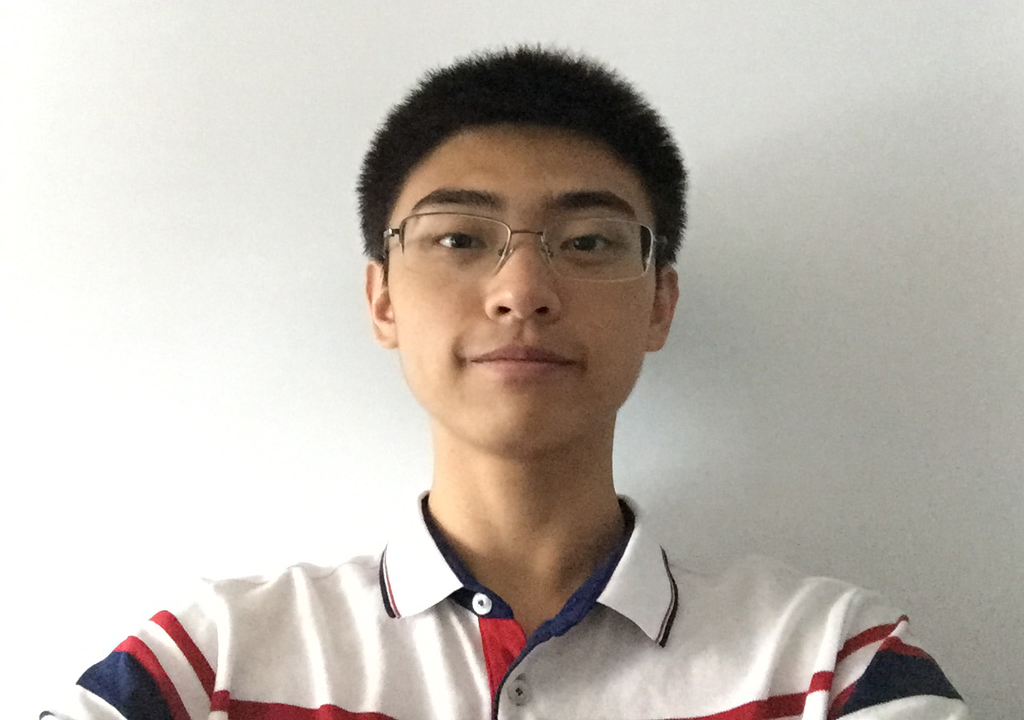
%> input picture CLab-1/Images-for-CLAB1/face_01_u6617017.jpg, 1024 x 720 px
$ octave task1.m   (GNU Octave 9; MATLAB toolbox functions it lacks are replaced by stand-ins)
%> lines starting %> are read from the running program, lines starting %| are printed output that depends on the picture
img1 = imread('Images-for-CLAB1/face_01_u6617017.jpg');
%> img1 is the input picture: size 720x1024x3 uint8; mean R, G, B 191.4, 184.1, 176
img1 = imresize(img1, [512, 768]);
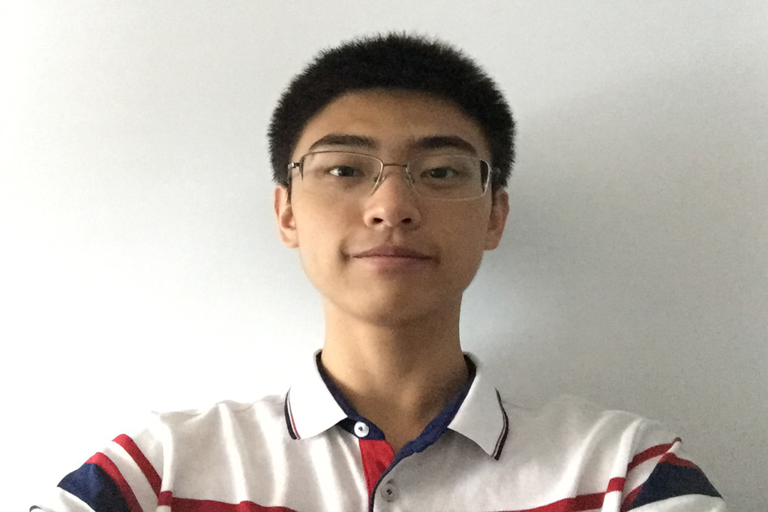
%> img1: size 512x768x3 uint8; mean R, G, B 191.4, 184.1, 176
figure;
imshow(img1);

r = img1(:,:,1);
g = img1(:,:,2);
b = img1(:,:,3);
Rcolor = cat(3,r,zeros(size(g)),zeros(size(b)));
Gcolor = cat(3,zeros(size(r)),g,zeros(size(b)));
Bcolor = cat(3,zeros(size(r)),zeros(size(g)),b);
Rcolor = rgb2gray(Rcolor);
%> Rcolor: size 512x768 uint8
Gcolor = rgb2gray(Gcolor);
%> Gcolor: size 512x768 uint8
Bcolor = rgb2gray(Bcolor);
%> Bcolor: size 512x768 uint8
figure;
subplot(3,1,1);
imshow(Rcolor);
subplot(3,1,2);
imshow(Gcolor);
subplot(3,1,3);
imshow(Bcolor);

figure;
subplot(3,1,1);
imhist(Rcolor);
subplot(3,1,2);
imhist(Gcolor);
subplot(3,1,3);
imhist(Bcolor);
%> figure, not shown here; panel 1: highest point at x = 76, y = 68707; panel 2: highest point at x = 150, y = 56818; panel 3: highest point at x = 29, y = 63575


img1_histeq = histeq(img1);

figure;
imshow(img1_histeq);

r = img1_histeq(:,:,1);
g = img1_histeq(:,:,2);
b = img1_histeq(:,:,3);
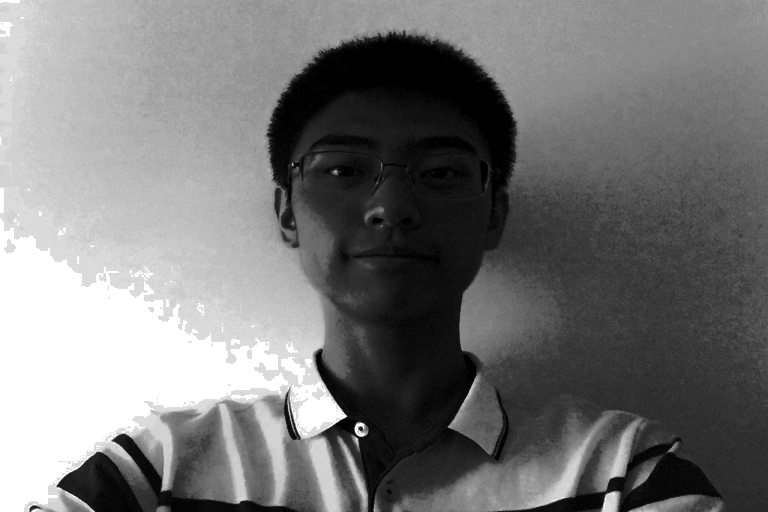
%> b: size 512x768 uint8; min 0, max 255, mean 118.5
Rcolor = cat(3,r,zeros(size(g)),zeros(size(b)));
%> Rcolor: size 512x768x3 uint8
Gcolor = cat(3,zeros(size(r)),g,zeros(size(b)));
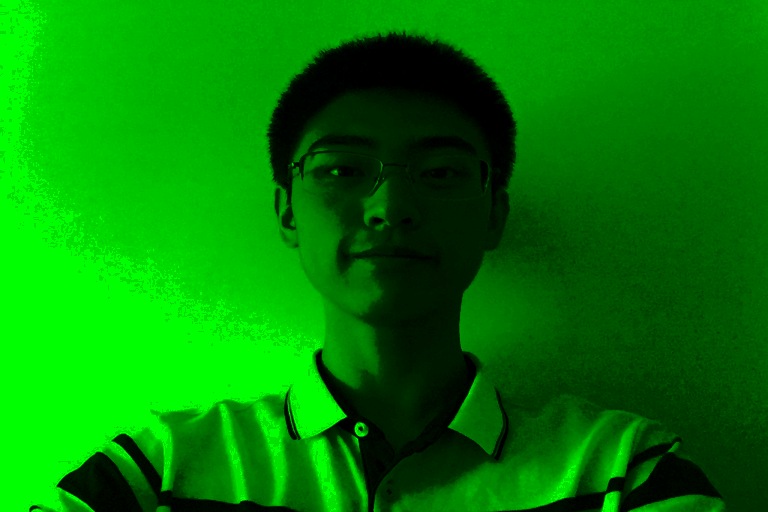
%> Gcolor: size 512x768x3 uint8; mean R, G, B 0, 130.3, 0
Bcolor = cat(3,zeros(size(r)),zeros(size(g)),b);
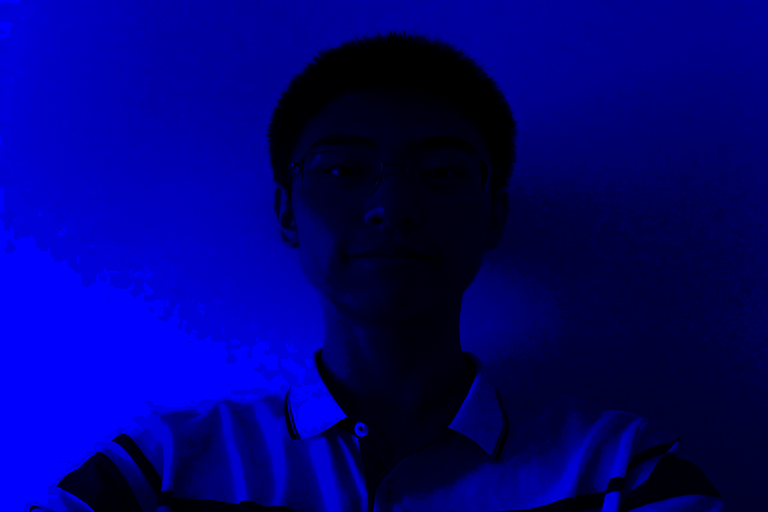
%> Bcolor: size 512x768x3 uint8; mean R, G, B 0, 0, 118.5
Rcolor = rgb2gray(Rcolor);
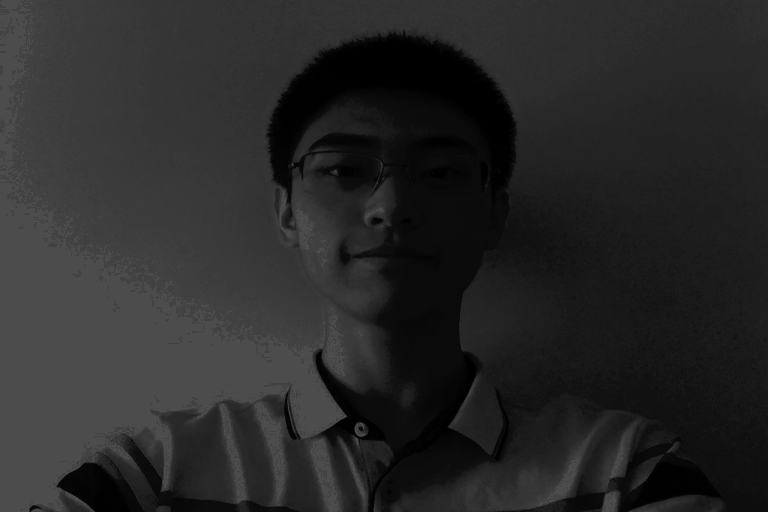
%> Rcolor: size 512x768 uint8; min 0, max 76, mean 40.7
Gcolor = rgb2gray(Gcolor);
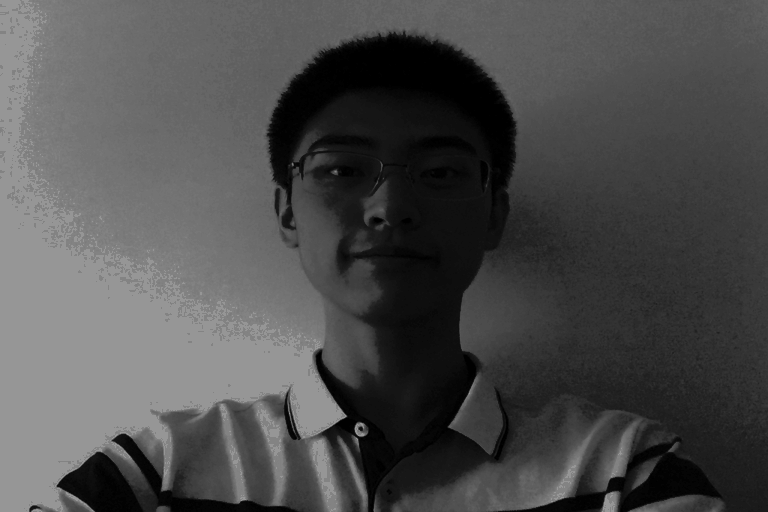
%> Gcolor: size 512x768 uint8; min 0, max 150, mean 76.5
Bcolor = rgb2gray(Bcolor);
%> Bcolor: size 512x768 uint8
figure;
subplot(3,1,1);
imshow(Rcolor);
subplot(3,1,2);
imshow(Gcolor);
subplot(3,1,3);
imshow(Bcolor);

figure;
subplot(3,1,1);
imhist(Rcolor);
subplot(3,1,2);
imhist(Gcolor);
subplot(3,1,3);
imhist(Bcolor);
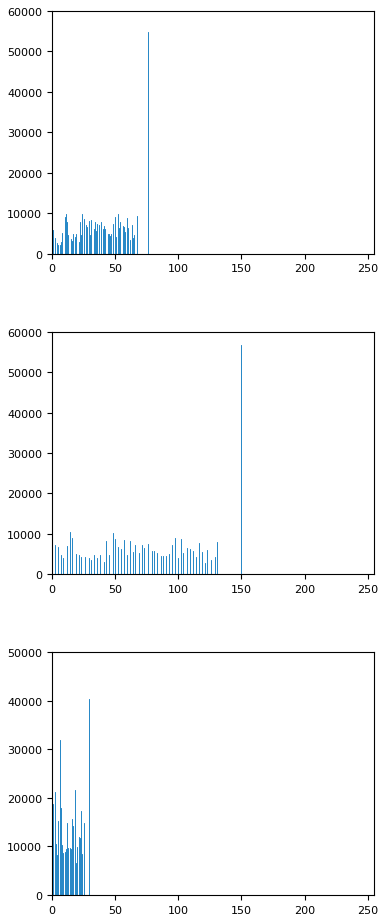
%> figure redrawn from the program's plot data, 3 panels; panel 1: highest point at x = 76, y = 54871; panel 2: highest point at x = 150, y = 56818; panel 3: highest point at x = 29, y = 40384

$ run again, with CLab-1/Images-for-CLAB1/face_02_u6617017.jpg copied over CLab-1/Images-for-CLAB1/face_01_u6617017.jpg
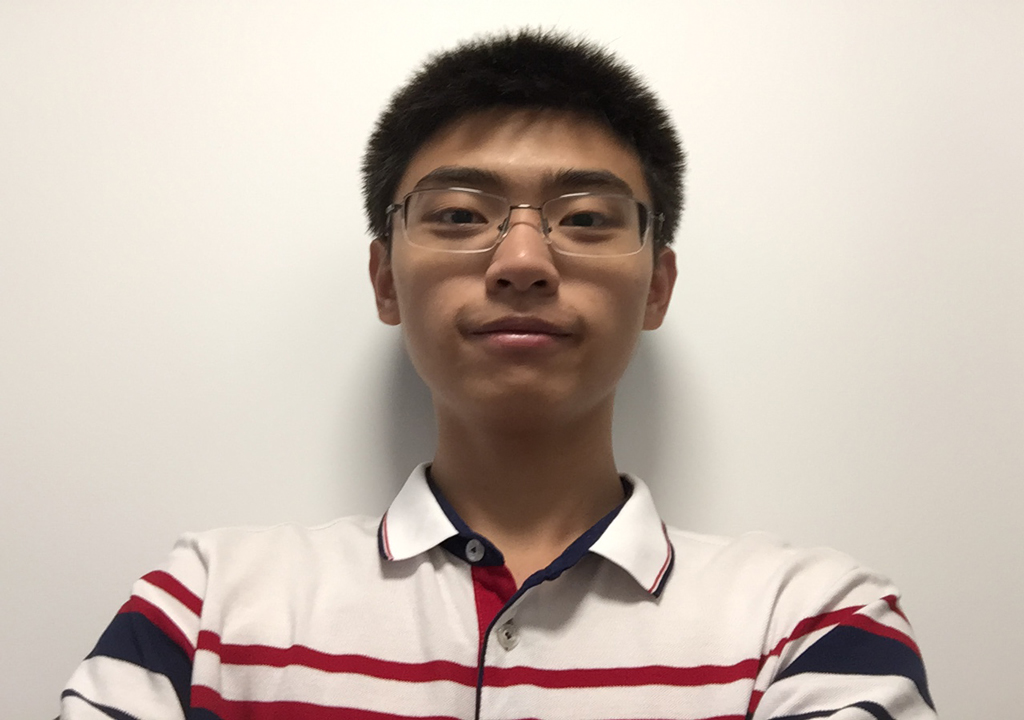
%> input picture CLab-1/Images-for-CLAB1/face_02_u6617017.jpg, 1024 x 720 px
%> img1 is the input picture: size 720x1024x3 uint8; mean R, G, B 199.5, 185.9, 176.1
%> img1: size 512x768x3 uint8
%> `Gcolor = rgb2gray(Gcolor);`:
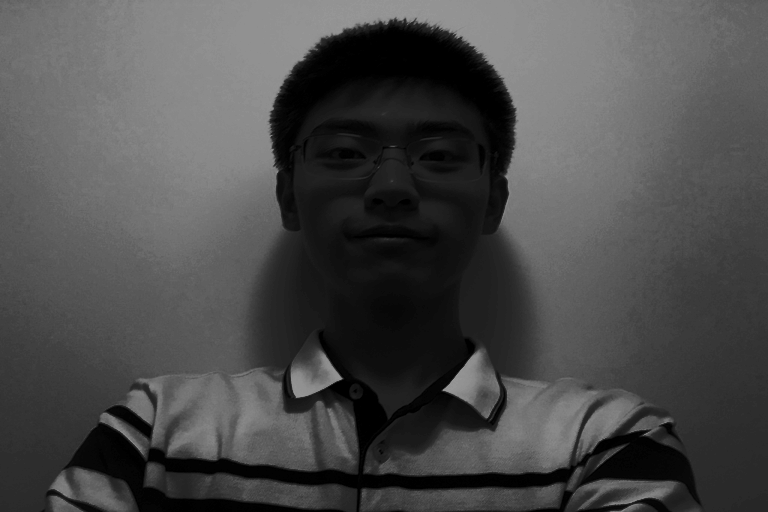
%> Gcolor: size 512x768 uint8; min 0, max 150, mean 75
%> `imhist(Bcolor);`:
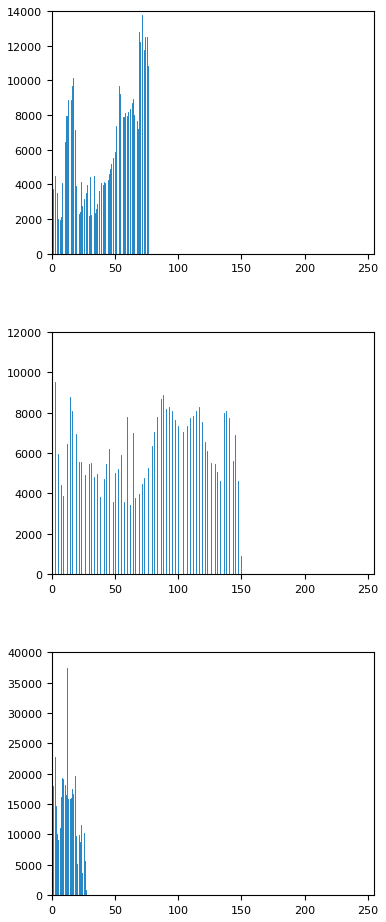
%> figure redrawn from the program's plot data, 3 panels; panel 1: highest point at x = 71, y = 13788; panel 2: highest point at x = 0, y = 11708; panel 3: highest point at x = 12, y = 37440

$ run again, with CLab-1/Images-for-CLAB1/face_03_u6617017.jpg copied over CLab-1/Images-for-CLAB1/face_01_u6617017.jpg
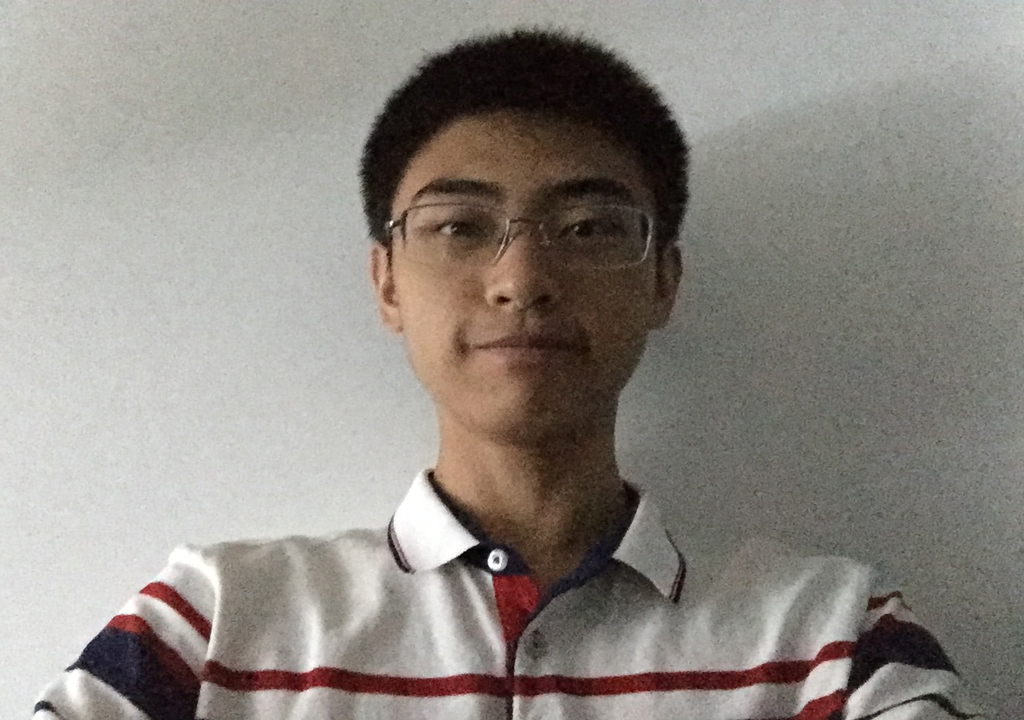
%> input picture CLab-1/Images-for-CLAB1/face_03_u6617017.jpg, 1024 x 720 px
%> img1 is the input picture: size 720x1024x3 uint8; mean R, G, B 143.1, 137.9, 131.6
%> img1: size 512x768x3 uint8
%> `Gcolor = rgb2gray(Gcolor);`:
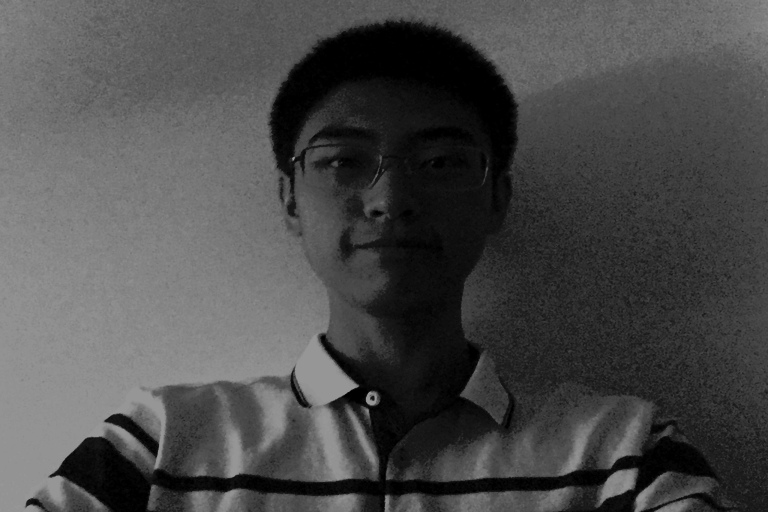
%> Gcolor: size 512x768 uint8; min 0, max 150, mean 74.8
%> `imhist(Bcolor);`:
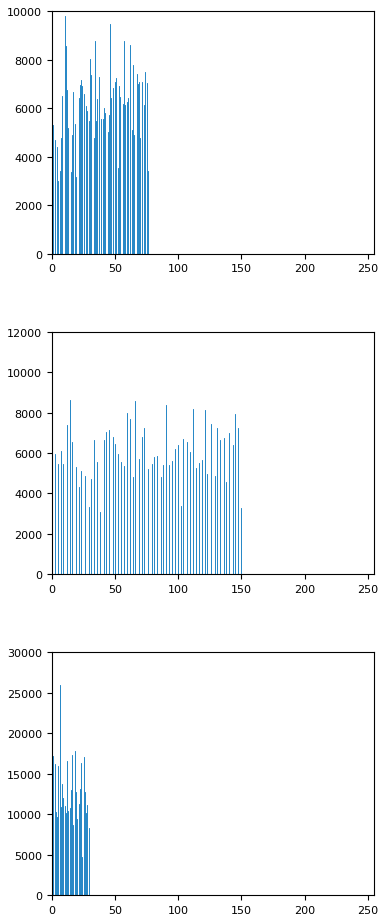
%> figure redrawn from the program's plot data, 3 panels; panel 1: highest point at x = 10, y = 9810; panel 2: highest point at x = 0, y = 11107; panel 3: highest point at x = 6, y = 25996

$ run again, with CLab-1/Images-for-CLAB1/colorwheel.jpg copied over CLab-1/Images-for-CLAB1/face_01_u6617017.jpg
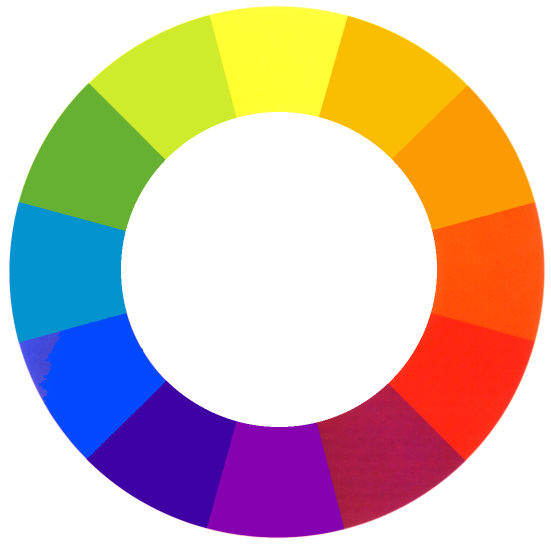
%> input picture CLab-1/Images-for-CLAB1/colorwheel.jpg, 1101 x 1089 px (shown at 1/2 size)
%> img1 is the input picture: size 1089x1101x3 uint8; mean R, G, B 209.8, 186.9, 174.4
%> img1: size 512x768x3 uint8
%> `Gcolor = rgb2gray(Gcolor);`:
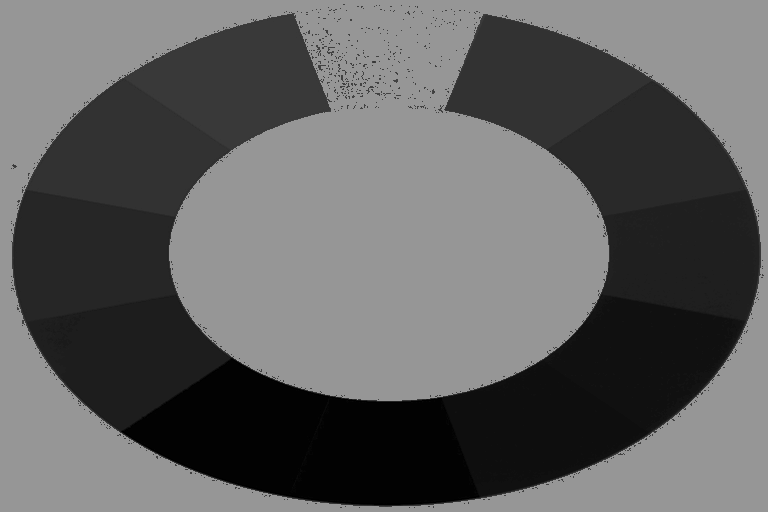
%> Gcolor: size 512x768 uint8; min 0, max 150, mean 95.6
